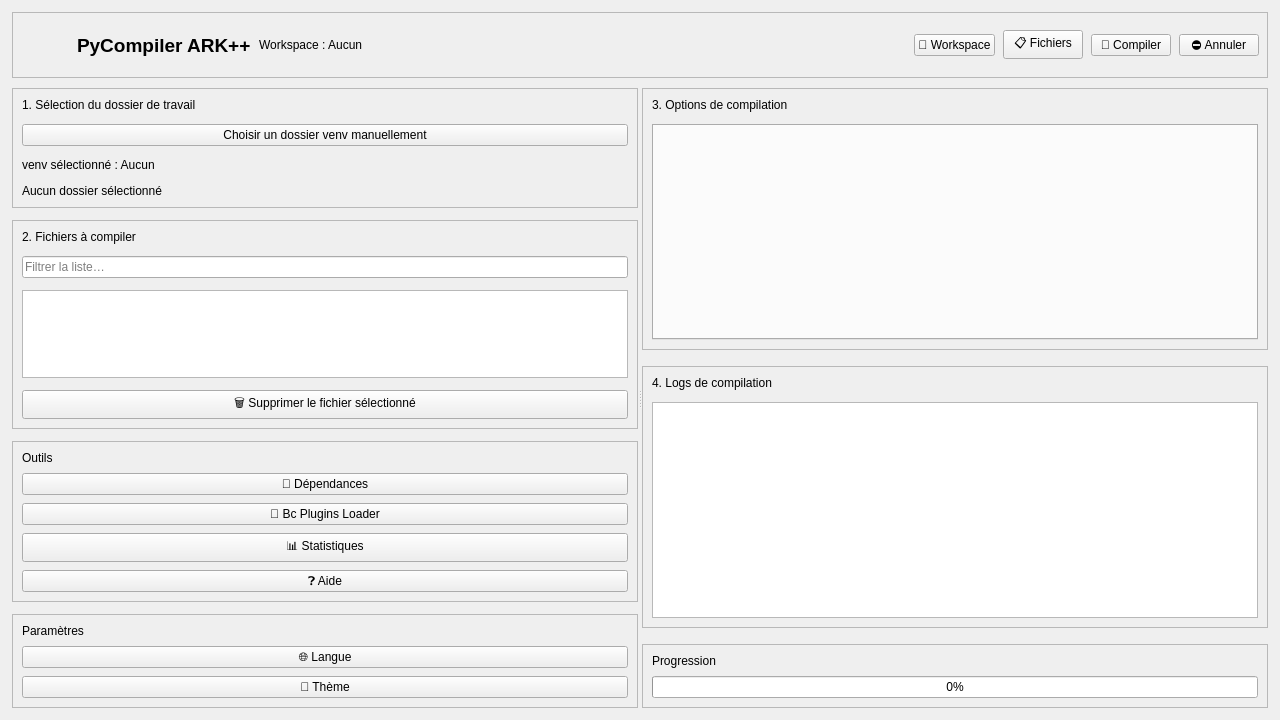
<?xml version="1.0" encoding="UTF-8"?>
<ui version="4.0">
 <class>PyCompilerARKGui</class>
 <widget class="QWidget" name="PyCompilerARKGui">
  <property name="geometry">
   <rect>
    <x>0</x>
    <y>0</y>
    <width>1280</width>
    <height>720</height>
   </rect>
  </property>
  <layout class="QVBoxLayout" name="rootLayout">
   <property name="spacing">
    <number>10</number>
   </property>
   <property name="leftMargin">
    <number>12</number>
   </property>
   <property name="topMargin">
    <number>12</number>
   </property>
   <property name="rightMargin">
    <number>12</number>
   </property>
   <property name="bottomMargin">
    <number>12</number>
   </property>
   <item>
    <widget class="QFrame" name="header">
     <property name="minimumHeight">
      <number>72</number>
     </property>
     <property name="frameShape">
      <enum>QFrame::Shape::StyledPanel</enum>
     </property>
     <layout class="QHBoxLayout" name="headerLayout">
      <property name="spacing">
       <number>8</number>
      </property>
      <property name="leftMargin">
       <number>8</number>
      </property>
      <property name="topMargin">
       <number>8</number>
      </property>
      <property name="rightMargin">
       <number>8</number>
      </property>
      <property name="bottomMargin">
       <number>8</number>
      </property>
      <item>
       <widget class="QLabel" name="sidebar_logo">
        <property name="minimumSize">
         <size>
          <width>48</width>
          <height>48</height>
         </size>
        </property>
        <property name="maximumSize">
         <size>
          <width>120</width>
          <height>120</height>
         </size>
        </property>
        <property name="alignment">
         <set>Qt::AlignmentFlag::AlignCenter</set>
        </property>
       </widget>
      </item>
      <item>
       <widget class="QLabel" name="label_app_title">
        <property name="font">
         <font>
          <pointsize>14</pointsize>
          <bold>true</bold>
         </font>
        </property>
        <property name="text">
         <string>PyCompiler ARK++</string>
        </property>
       </widget>
      </item>
      <item>
       <widget class="QLabel" name="label_workspace_status">
        <property name="text">
         <string>Workspace : Aucun</string>
        </property>
       </widget>
      </item>
      <item>
       <spacer name="headerSpacer">
        <property name="orientation">
         <enum>Qt::Orientation::Horizontal</enum>
        </property>
        <property name="sizeHint" stdset="0">
         <size>
          <width>40</width>
          <height>20</height>
         </size>
        </property>
       </spacer>
      </item>
      <item>
       <widget class="QPushButton" name="btn_select_folder">
        <property name="text">
         <string>📁 Workspace</string>
        </property>
        <property name="toolTip">
         <string>Sélectionner le dossier de travail</string>
        </property>
       </widget>
      </item>
      <item>
       <widget class="QPushButton" name="btn_select_files">
        <property name="text">
         <string>📋 Fichiers</string>
        </property>
        <property name="toolTip">
         <string>Ajouter des fichiers à compiler</string>
        </property>
       </widget>
      </item>
      <item>
       <widget class="QPushButton" name="compile_btn">
        <property name="text">
         <string>🚀 Compiler</string>
        </property>
        <property name="toolTip">
         <string>Lancer la compilation</string>
        </property>
       </widget>
      </item>
      <item>
       <widget class="QPushButton" name="cancel_btn">
        <property name="text">
         <string>⛔ Annuler</string>
        </property>
        <property name="toolTip">
         <string>Annuler la compilation en cours</string>
        </property>
       </widget>
      </item>
     </layout>
    </widget>
   </item>
   <item>
    <widget class="QSplitter" name="mainSplitter">
     <property name="orientation">
      <enum>Qt::Orientation::Horizontal</enum>
     </property>
     <widget class="QWidget" name="leftPanel">
      <layout class="QVBoxLayout" name="leftLayout">
       <property name="spacing">
        <number>12</number>
       </property>
       <property name="leftMargin">
        <number>0</number>
       </property>
       <property name="topMargin">
        <number>0</number>
       </property>
       <property name="rightMargin">
        <number>0</number>
       </property>
       <property name="bottomMargin">
        <number>0</number>
       </property>
       <item>
        <widget class="QFrame" name="frame_workspace">
         <property name="frameShape">
          <enum>QFrame::Shape::StyledPanel</enum>
         </property>
         <layout class="QVBoxLayout" name="layout_workspace">
          <property name="spacing">
           <number>12</number>
          </property>
          <item>
           <widget class="QLabel" name="label_workspace_section">
            <property name="text">
             <string>1. Sélection du dossier de travail</string>
            </property>
           </widget>
          </item>
          <item>
           <widget class="QPushButton" name="venv_button">
            <property name="text">
             <string>Choisir un dossier venv manuellement</string>
            </property>
           </widget>
          </item>
          <item>
           <widget class="QLabel" name="venv_label">
            <property name="text">
             <string>venv sélectionné : Aucun</string>
            </property>
           </widget>
          </item>
          <item>
           <widget class="QLabel" name="label_folder">
            <property name="text">
             <string>Aucun dossier sélectionné</string>
            </property>
           </widget>
          </item>
         </layout>
        </widget>
       </item>
       <item>
        <widget class="QFrame" name="frame_files">
         <property name="frameShape">
          <enum>QFrame::Shape::StyledPanel</enum>
         </property>
         <layout class="QVBoxLayout" name="layout_files">
          <property name="spacing">
           <number>12</number>
          </property>
          <item>
           <widget class="QLabel" name="label_files_section">
            <property name="text">
             <string>2. Fichiers à compiler</string>
            </property>
           </widget>
          </item>
          <item>
           <widget class="QLineEdit" name="file_filter_input">
            <property name="placeholderText">
             <string>Filtrer la liste…</string>
            </property>
           </widget>
          </item>
          <item>
           <widget class="QListWidget" name="file_list">
            <property name="minimumHeight">
             <number>150</number>
            </property>
           </widget>
          </item>
          <item>
           <widget class="QPushButton" name="btn_remove_file">
            <property name="text">
             <string>🗑️ Supprimer le fichier sélectionné</string>
            </property>
           </widget>
          </item>
         </layout>
        </widget>
       </item>
       <item>
        <widget class="QFrame" name="frame_tools">
         <property name="frameShape">
          <enum>QFrame::Shape::StyledPanel</enum>
         </property>
         <layout class="QVBoxLayout" name="layout_tools">
          <property name="spacing">
           <number>8</number>
          </property>
          <item>
           <widget class="QLabel" name="label_tools">
            <property name="text">
             <string>Outils</string>
            </property>
           </widget>
          </item>
          <item>
           <widget class="QPushButton" name="btn_suggest_deps">
            <property name="text">
             <string>🔎 Dépendances</string>
            </property>
            <property name="toolTip">
             <string>Analyser les dépendances du projet</string>
            </property>
           </widget>
          </item>
          <item>
           <widget class="QPushButton" name="btn_bc_loader">
            <property name="text">
             <string>🧩 Bc Plugins Loader</string>
            </property>
            <property name="toolTip">
             <string>Charger Bc Plugins Loader</string>
            </property>
           </widget>
          </item>
          <item>
           <widget class="QPushButton" name="btn_show_stats">
            <property name="text">
             <string>📊 Statistiques</string>
            </property>
            <property name="toolTip">
             <string>Afficher les statistiques de compilation</string>
            </property>
           </widget>
          </item>
          <item>
           <widget class="QPushButton" name="btn_help">
            <property name="text">
             <string>❓ Aide</string>
            </property>
            <property name="toolTip">
             <string>Afficher l'aide</string>
            </property>
           </widget>
          </item>
         </layout>
        </widget>
       </item>
       <item>
        <widget class="QFrame" name="frame_settings">
         <property name="frameShape">
          <enum>QFrame::Shape::StyledPanel</enum>
         </property>
         <layout class="QVBoxLayout" name="layout_settings">
          <property name="spacing">
           <number>8</number>
          </property>
          <item>
           <widget class="QLabel" name="label_settings">
            <property name="text">
             <string>Paramètres</string>
            </property>
           </widget>
          </item>
          <item>
           <widget class="QPushButton" name="select_lang">
            <property name="text">
             <string>🌐 Langue</string>
            </property>
            <property name="toolTip">
             <string>Choisir la langue de l'interface</string>
            </property>
           </widget>
          </item>
          <item>
           <widget class="QPushButton" name="select_theme">
            <property name="text">
             <string>🎨 Thème</string>
            </property>
            <property name="toolTip">
             <string>Choisir le thème de l'interface</string>
            </property>
           </widget>
          </item>
         </layout>
        </widget>
       </item>
       <item>
        <spacer name="leftSpacer">
         <property name="orientation">
          <enum>Qt::Orientation::Vertical</enum>
         </property>
         <property name="sizeHint" stdset="0">
          <size>
           <width>20</width>
           <height>40</height>
          </size>
         </property>
        </spacer>
       </item>
      </layout>
     </widget>
     <widget class="QWidget" name="rightPanel">
      <layout class="QVBoxLayout" name="rightLayout">
       <property name="spacing">
        <number>16</number>
       </property>
       <property name="leftMargin">
        <number>0</number>
       </property>
       <property name="topMargin">
        <number>0</number>
       </property>
       <property name="rightMargin">
        <number>0</number>
       </property>
       <property name="bottomMargin">
        <number>0</number>
       </property>
       <item>
        <widget class="QFrame" name="frame_options">
         <property name="frameShape">
          <enum>QFrame::Shape::StyledPanel</enum>
         </property>
         <layout class="QVBoxLayout" name="layout_options">
          <property name="spacing">
           <number>12</number>
          </property>
          <item>
           <widget class="QLabel" name="label_options_section">
            <property name="text">
             <string>3. Options de compilation</string>
            </property>
           </widget>
          </item>
          <item>
           <widget class="QTabWidget" name="compiler_tabs">
            <property name="currentIndex">
             <number>0</number>
            </property>
           </widget>
          </item>
         </layout>
        </widget>
       </item>
       <item>
        <widget class="QFrame" name="frame_logs">
         <property name="frameShape">
          <enum>QFrame::Shape::StyledPanel</enum>
         </property>
         <layout class="QVBoxLayout" name="layout_logs">
          <property name="spacing">
           <number>12</number>
          </property>
          <item>
           <widget class="QLabel" name="label_logs_section">
            <property name="text">
             <string>4. Logs de compilation</string>
            </property>
           </widget>
          </item>
          <item>
           <widget class="QTextEdit" name="log">
            <property name="minimumHeight">
             <number>200</number>
            </property>
           </widget>
          </item>
         </layout>
        </widget>
       </item>
       <item>
        <widget class="QFrame" name="frame_progress">
         <property name="frameShape">
          <enum>QFrame::Shape::StyledPanel</enum>
         </property>
         <layout class="QVBoxLayout" name="layout_progress">
          <property name="spacing">
           <number>8</number>
          </property>
          <item>
           <widget class="QLabel" name="label_progress">
            <property name="text">
             <string>Progression</string>
            </property>
           </widget>
          </item>
          <item>
           <widget class="QProgressBar" name="progress">
            <property name="value">
             <number>0</number>
            </property>
            <property name="textVisible">
             <bool>true</bool>
            </property>
            <property name="minimumHeight">
             <number>24</number>
            </property>
           </widget>
          </item>
         </layout>
        </widget>
       </item>
      </layout>
     </widget>
    </widget>
   </item>
  </layout>
 </widget>
 <resources/>
 <connections/>
</ui>
